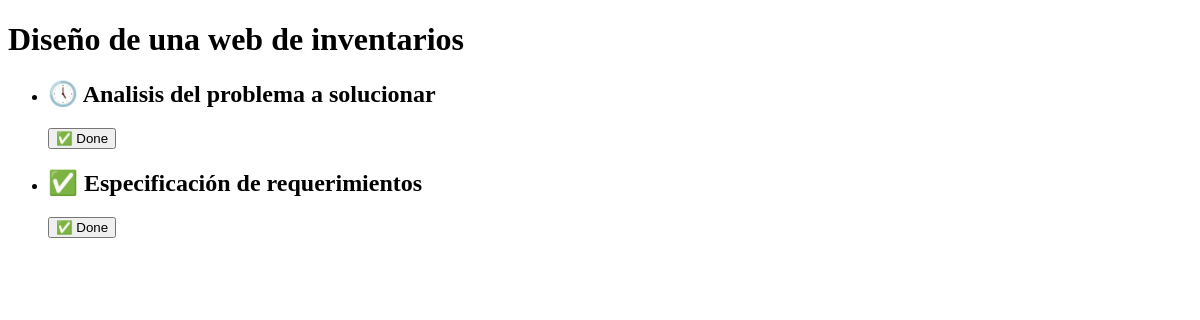
Before: /proyectos/1 with the older database file.
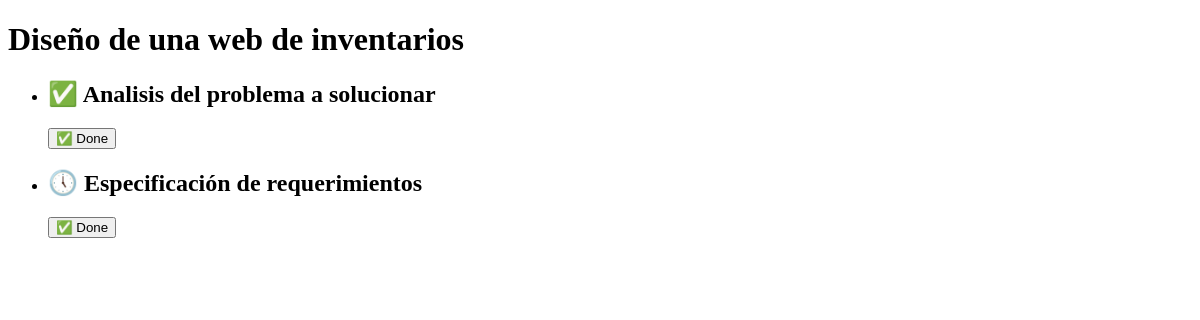
After: the same page with the newer database file.
### App1/models.py (models this page shows, shortened)
class TareaDb(models.Model):
    nombreT = models.CharField(max_length=100,verbose_name="Nombre")
    fecha_inicio = models.DateField(verbose_name='Fecha Inicia')
    fecha_fin = models.DateField(verbose_name='Fecha Fin')
    asignado = models.ForeignKey(UsuarioDb, on_delete=models.CASCADE,verbose_name="Responsables")
    proyecto_fk = models.ForeignKey(ProyectoDb, on_delete=models.CASCADE,verbose_name='Proyecto')
    done = models.BooleanField(default=False)
    class Meta:
        db_table="Tareas"
        verbose_name = "Tarea"
        verbose_name_plural = "Tareas"

### App1/views.py (the view)
# urls.py: path('proyectos/<int:id>',ProyectoView),
def ProyectoView(request,id):
    proyecto = get_object_or_404(ProyectoDb,id=id)
    return render(request,'tareas.html',{"objeto":proyecto})

### App1/templates/tareas.html (shortened to what this page needs)
<!DOCTYPE html>
<html lang="en">
<head>
</head>
<body>
    <h1>{{objeto.nombreP}}</h1>
    <ul>
        {% for i in objeto.tareadb_set.all  %}
        <li>
            <h2> {% if i.done == False%} 🕔 {% else %} ✅ {% endif %}{{i.nombreT}} </h2>
        <form action="{% url 'actualizar_item' i.id %}" method="post">
            <button type="submit"> ✅ Done </button>
        </form>
    </li>
        {% endfor %}
    </ul>
</body>
</html>

Changed rows visible on the page:
changed TareaDb "Analisis del problema a solucionar": done "🕔" → "✅"
changed TareaDb "Especificación de requerimientos": done "✅" → "🕔"
